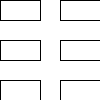
Frame 1 (no input)
Frame 60 (the mouse pressed at the canvas centre just before this capture): identical to frame 1, image omitted
Frame 120 (the mouse held since frame 60 and released just before this capture): identical to frame 1, image omitted

The Processing sketch that drew this single still picture (run headless with seeded random() and noise(); from frame 60 on, the mouse is pressed at the canvas centre):

// Processing sketch: Actividad_20
// ── Actividad_20.pde
///////// Ejercicio 20 LADRILLITOS /////////////

int anchoLienzo = 440;
int altoLienzo = 420;
int anchoRect = 40;
int altoRect = 20;
int distanciaEntreRects = 20;

void setup() {
  background(255);
  
  for (int y = 0; y < altoLienzo; y += (altoRect + distanciaEntreRects)) {
    for (int x = 0; x < anchoLienzo; x += (anchoRect + distanciaEntreRects)) {
      rect(x, y, anchoRect, altoRect);
    }
  }
}

void draw() {
  // No es necesario en este caso
}
